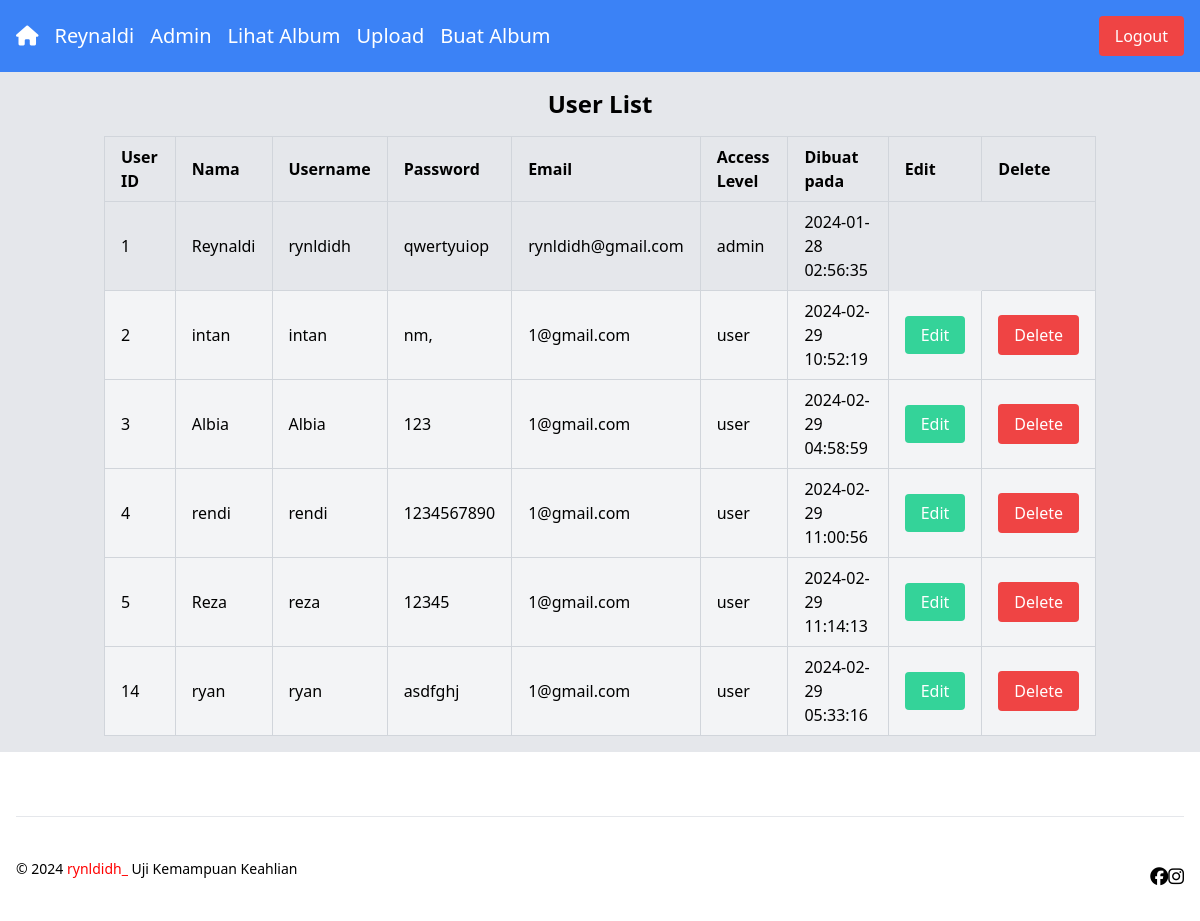
Page /halaman_admin.php (signed in) on the earlier database version.
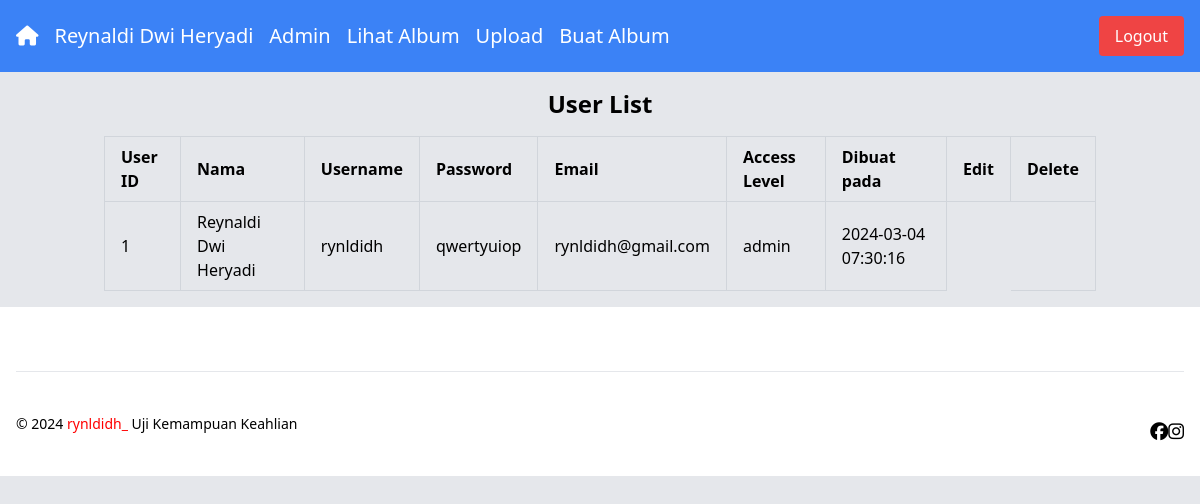
Same page on the later database version.
### tables this page shows
CREATE TABLE `users` (
  `user_id` int(11) NOT NULL,
  `name` varchar(50) NOT NULL,
  `username` varchar(50) NOT NULL,
  `password` varchar(255) NOT NULL,
  `email` varchar(100) NOT NULL,
  `access_level` enum('admin','user') NOT NULL DEFAULT 'user',
  `create_at` timestamp NOT NULL DEFAULT current_timestamp() ON UPDATE current_timestamp()
);

### halaman_admin.php (the view, shortened to what this page needs)
<!DOCTYPE html>
<html lang="en">
<head>
<link href="https://cdn.jsdelivr.net/npm/tailwindcss@2.2.19/dist/tailwind.min.css" rel="stylesheet">
<link rel="stylesheet" href="https://cdnjs.cloudflare.com/ajax/libs/font-awesome/6.5.1/css/all.min.css"/>
</head>
<body class="bg-gray-200">
<?php include 'navbar.php'; ?>
    <div class="container mx-auto p-4">
        <h2 class="text-2xl font-bold text-center mb-4">User List</h2>
        <table class="w-full text-left border-collapse">
            <thead>
                <tr>
                    <th class="border border-gray-300 px-4 py-2">User ID</th>
                    <th class="border border-gray-300 px-4 py-2">Nama</th>
                    <th class="border border-gray-300 px-4 py-2">Username</th>
                    <th class="border border-gray-300 px-4 py-2">Password</th>
                    <th class="border border-gray-300 px-4 py-2">Email</th>
                    <th class="border border-gray-300 px-4 py-2">Access Level</th>
                    <th class="border border-gray-300 px-4 py-2">Dibuat pada</th>
                    <th class="border border-gray-300 px-4 py-2">Edit</th>
                    <th class="border border-gray-300 px-4 py-2">Delete</th>
                </tr>
            </thead>
            <tbody>
                <?php
                $conn = mysqli_connect("localhost", "root", "", "album");
                $sql = "SELECT `user_id`, `name`, `username`, `password`, `email`, `access_level`, `create_at` FROM `users`";
                $result = mysqli_query($conn, $sql);
                if (mysqli_num_rows($result) > 0) {
                    while ($row = mysqli_fetch_assoc($result)) {
                        echo "<tr class='" . ($row["access_level"] !== "admin" ? "bg-gray-100" : "") . "'>";
                        echo "<td class='border border-gray-300 px-4 py-2'>" . $row["user_id"] . "</td>";
                        echo "<td class='border border-gray-300 px-4 py-2'>" . $row["name"] . "</td>";
                        echo "<td class='border border-gray-300 px-4 py-2'>" . $row["username"] . "</td>";
                        echo "<td class='border border-gray-300 px-4 py-2'>" . $row["password"] . "</td>";
                        echo "<td class='border border-gray-300 px-4 py-2'>" . $row["email"] . "</td>";
                        echo "<td class='border border-gray-300 px-4 py-2'>" . $row["access_level"] . "</td>";
                        echo "<td class='border border-gray-300 px-4 py-2'>" . $row["create_at"] . "</td>";
                        if ($row["access_level"] !== "admin") {
                            echo "<td class='border border-gray-300 px-4 py-2'><a class='bg-green-400 text-white px-4 py-2 rounded' href='halaman_edit_user.php?user_id=" . $row['user_id'] . "'>Edit</a></td>";
                            echo "<td class='border border-gray-300 px-4 py-2'>
                                  <button class='bg-red-500 text-white px-4 py-2 rounded' onclick='sshowConfirmation(\"halaman_hapus_user.php?user_id=" . $row['user_id'] . "\")'>Delete</button>
                                  </td>";
                        } else {
                            echo "<td class='border border-black-300 px-4 py-2'></td><td class='border border-gray-300 px-4 py-2'></td>";
                        }
                        echo "</tr>";
                    }
                } else {
                    echo "<tr><td colspan='9' class='border border-gray-300 px-4 py-2'>No users found</td></tr>";
                }
                ?>
            </tbody>
        </table>
    </div>
    <?php include 'footer.php'?>
</body>
</html>

### navbar.php
<div class="bg-blue-500 text-white p-4 flex justify-between items-center">
    <div class="flex items-center">
        <a href="dasboard.php" class="text-xl mr-4 hover:text-red-500 ">
            <i class="fas fa-house"></i>
        </a>
        <?php if (isset($_SESSION['name']) && $_SESSION['name'] !== '') : ?>
            <span class="text-xl mr-4"><?php echo $_SESSION['name']; ?></span>
        <?php endif; ?>
        <?php if (isset($_SESSION['access_level']) && $_SESSION['access_level'] === 'admin') : ?>
            <a href="halaman_admin.php" class="text-xl mr-4 hover:underline ">Admin</a>
        <?php endif; ?>
        <a href="album_user.php" rel="noopener noreferrer" class="text-xl mr-4 hover:underline ">Lihat Album</a>
        <a href="upload.php" class="text-xl mr-4 hover:underline ">Upload</a>
        <a href="create_album.php" class="text-xl hover:underline ">Buat Album</a>
    </div>
    <div>
        <button onclick="showConfirmation()" class="bg-red-500 text-white px-4 py-2 rounded hover:text-gray-400">Logout</button>
    </div>
</div>

### footer.php
<footer class="bg-white dark:bg-gray-1000">
    <div class="mx-auto w-full max-w-screen-xl p-4 py-6 lg:py-8">
    <hr class="my-6 border-gray-200 sm:mx-auto dark:border-gray-700 lg:my-8" />
      <div class="sm:flex sm:items-center sm:justify-between">
          <span class="text-sm text-black-500 sm:text-center dark:text-gray-400">© 2024 <a href="#" class="hover:underline" style="color: red;">rynldidh_</a> Uji Kemampuan Keahlian
          </span>
          <div class="flex mt-4 sm:justify-center sm:mt-">
              <a href="https://www.facebook.com/rynldidh.du" target="_blank" rel="noopener noreferrer"><i class="fa-brands fa-facebook" style="font-size: large;"></i></a>
              <a href="https://instagram.com/rynldidh_" target="_blank" rel="noopener noreferrer"><i class="fa-brands fa-instagram" style="font-size: large;"></i></a>
          </div>
      </div>
    </div>
</footer>

Differences in the rows shown:
removed users: user_id "2", name "intan", username "intan", password "nm,", email "1@gmail.com", access_level "user", create_at "2024-02-29 10:52:19"
removed users: user_id "3", name "Albia", username "Albia", password "123", email "1@gmail.com", access_level "user", create_at "2024-02-29 04:58:59"
removed users: user_id "4", name "rendi", username "rendi", password "1234567890", email "1@gmail.com", access_level "user", create_at "2024-02-29 11:00:56"
removed users: user_id "5", name "Reza", username "reza", password "12345", email "1@gmail.com", access_level "user", create_at "2024-02-29 11:14:13"
removed users: user_id "14", name "ryan", username "ryan", password "asdfghj", email "1@gmail.com", access_level "user", create_at "2024-02-29 05:33:16"
changed users "rynldidh": name "Reynaldi" → "Reynaldi Dwi Heryadi"; create_at "2024-01-28 02:56:35" → "2024-03-04 07:30:16"
Other differences:
$_SESSION['name']: "Reynaldi" → "Reynaldi Dwi Heryadi"
